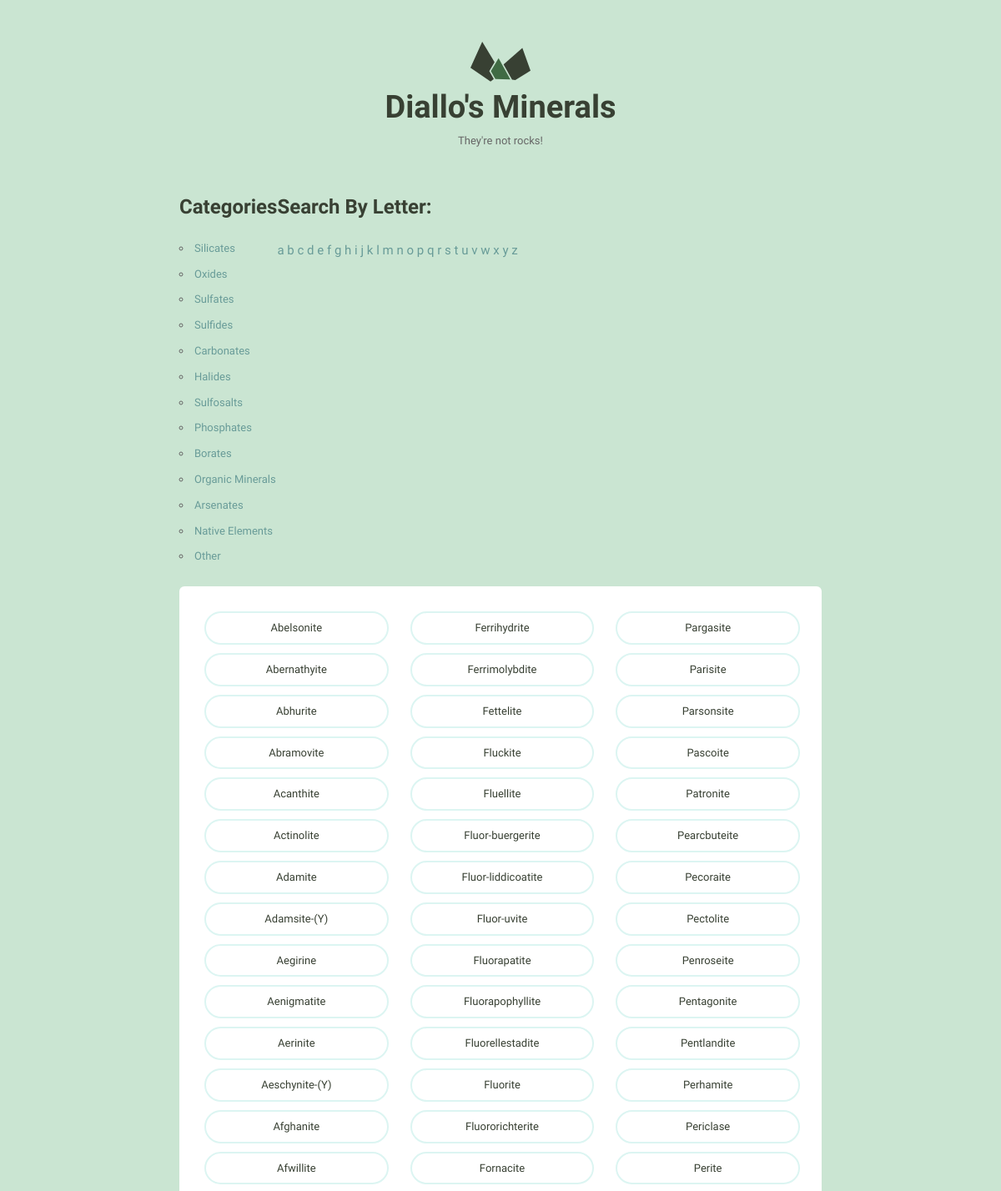
The page / (upper part) on the database its author committed.
### minerals/models.py (models this page shows, shortened)
class Mineral(models.Model):
    name = models.CharField(max_length=255)
    image_filename = models.CharField(max_length=255)
    image_caption = models.CharField(max_length=255, blank=True,
                                     default='', null=True)
    category = models.CharField(max_length=255, blank=True,
                                default='', null=True)
    formula = models.CharField(max_length=255, blank=True,
                               default='', null=True)
    strunz_classification = models.CharField(max_length=255, blank=True,
                                             default='', null=True)
    crystal_system = models.CharField(max_length=255, blank=True,
                                      default='', null=True)
    unit_cell = models.CharField(max_length=255, blank=True,
                                 default='', null=True)
    color = models.CharField(max_length=255, blank=True,
                             default='', null=True)
    crystal_symmetry = models.CharField(max_length=255, blank=True,
                                        default='', null=True)
    cleavage = models.CharField(max_length=255, blank=True,
                                default='', null=True)
    mohs_scale_hardness = models.CharField(max_length=255,
                                           blank=True, default='', null=True)
    luster = models.CharField(max_length=255, blank=True,
                              default='', null=True)
    streak = models.CharField(max_length=255, blank=True,
                              default='', null=True)
    diaphaneity = models.CharField(max_length=255, blank=True,
                                   default='', null=True)
    optical_properties = models.CharField(max_length=255, blank=True,
                                          default='', null=True)
    refractive_index = models.CharField(max_length=255, blank=True,
                                        default='', null=True)
    crystal_habit = models.CharField(max_length=255, blank=True,
                                     default='', null=True)
    specific_gravity = models.CharField(max_length=255, blank=True,
                                        default='', null=True)
    group = models.CharField(max_length=255, blank=True, default='', null=True)
    class Meta:
        ordering = ['name', ]

### minerals/views.py (the view)
# urls.py: url(r'^$', views.mineral_list, name='list'),
def mineral_list(request):
    minerals = Mineral.objects.all()
    random_mineral = random.choice(minerals)
    return render(request, 'minerals/mineral_list.html', {
        'minerals': minerals, 'random_mineral': random_mineral})

### minerals/templatetags/minerals_extras.py (called while the page is built)
@register.inclusion_tag('minerals/mineral_nav.html')
def nav_mineral_list():
    return {'groups': groups}

### minerals/templates/minerals/mineral_list.html (shortened to what this page needs)
{% extends 'layout.html' %}
{% block content %}
<div class="grid-100">
      <ul class="minerals__container">
          {% for mineral in minerals %}
        <li class="minerals__item">
          <a class="minerals__anchor" href="{% url 'minerals:detail' pk=mineral.pk %}">{{ mineral.name }}</a>
        </li>
          {% endfor %}
      </ul>
</div>
{% endblock %}

### assets/css/global.css (style rules this page uses)
html { font-family: sans-serif; -ms-text-size-adjust: 100%; -webkit-text-size-adjust: 100%; }
body { margin: 0; }
a { background-color: transparent; }
html { font-size: 62.5%; }
body { background-color: #CAE5D2; font-size: 1.5em; line-height: 1.6; font-weight: 400; font-family: "Cousine"; color: #666; }
.grid, .grid-5, .grid-10, .grid-15, .grid-20, .grid-25, .grid-30, .grid-33, .grid-35, .grid-40, .grid-45, .grid-50, .grid-55, .grid-60, .grid-65, .grid-66, .grid-70, .grid-75, .grid-80, .grid-90, .grid-95, .grid-100 { float: left; box-sizing: border-box; position: relative; }
.grid-100 { width: 100%; padding: 0 15px; }
a { color: #689b98; text-decoration: none; -webkit-transition: color 0.2s; -moz-transition: color 0.2s; -ms-transition: color 0.2s; -o-transition: color 0.2s; transition: color 0.2s; }
ul { list-style: circle inside; padding-left: 0; margin-top: 0; }
li { margin-bottom: 1rem; font-size: 1.3rem; }
table, p, ul { margin-bottom: 2.5rem; }
.minerals__container { background-color: #fff; border-radius: 6px; list-style: none; padding: 30px 30px 20px 30px; -webkit-column-gap: 30px; -moz-column-gap: 30px; column-gap: 30px; }
@media (min-width: 640px) { .minerals__container { -webkit-column-count: 3; -moz-column-count: 3; column-count: 3; } }
.minerals__anchor { border: solid 2px #DCF5F2; border-radius: 100px; color: #384033; display: block; font-size: 13px; text-align: center; padding: 8px 0 7px 0; width: 100%; transition: background-color 200ms ease-in-out, font-weight 200ms ease-in-out, color 200ms ease-in-out; }

### rows shown on the page
Mineral: name "Abelsonite"
Mineral: name "Abernathyite"
Mineral: name "Abhurite"
Mineral: name "Abramovite"
Mineral: name "Acanthite"
Mineral: name "Actinolite"
Mineral: name "Adamite"
Mineral: name "Adamsite-(Y)"
Mineral: name "Aegirine"
Mineral: name "Aenigmatite"
Mineral: name "Aerinite"
Mineral: name "Aeschynite-(Y)"
Mineral: name "Afghanite"
Mineral: name "Afwillite"
Mineral: name "Ferrihydrite"
Mineral: name "Ferrimolybdite"
Mineral: name "Fettelite"
Mineral: name "Fluckite"
Mineral: name "Fluellite"
Mineral: name "Fluor-buergerite"
Mineral: name "Fluor-liddicoatite"
Mineral: name "Fluor-uvite"
Mineral: name "Fluorapatite"
Mineral: name "Fluorapophyllite"
Mineral: name "Fluorellestadite"
Mineral: name "Fluorite"
Mineral: name "Fluororichterite"
Mineral: name "Fornacite"
Mineral: name "Pargasite"
Mineral: name "Parisite"
Mineral: name "Parsonsite"
Mineral: name "Pascoite"
Mineral: name "Patronite"
Mineral: name "Pearcbuteite"
Mineral: name "Pecoraite"
Mineral: name "Pectolite"
Mineral: name "Penroseite"
Mineral: name "Pentagonite"
Mineral: name "Pentlandite"
Mineral: name "Perhamite"
Mineral: name "Periclase"
Mineral: name "Perite"

### other values the page prints
{{ group }} "Silicates" "Oxides" "Sulfates" "Sulfides" "Carbonates" "Halides" "Sulfosalts" "Phosphates" "Borates" "Organic Minerals" "Arsenates" "Native Elements" "Other"
{{ letter }} "a" "b" "c" "d" "e" "f" "g" "h" "i" "j" "k" "l" "m" "n" "o" "p" "q" "r" "s" "t" "u" "v" "w" "x" "y" "z"
